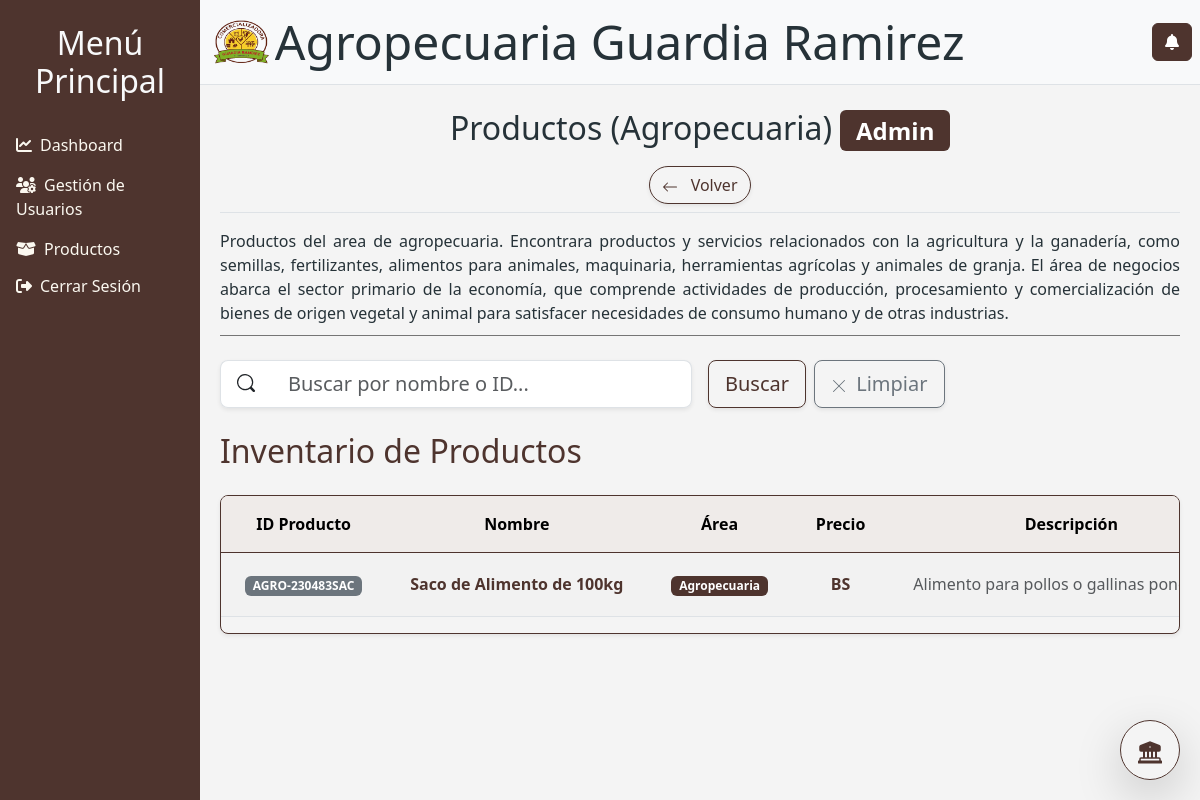
Screenshot of /productos/agropecuaria/ (signed in) with the database file from the repository.
### system/models.py (models this page shows, shortened)
class AreaAlmacen(models.Model):
    nombre = models.CharField(max_length=100, unique=True)
    prefijo_codigo = models.CharField(max_length=5, unique=True)
    definicion = models.TextField()

class Producto(models.Model):
    nombre = models.CharField(max_length=200)
    codigoBarras = models.CharField(max_length=100, unique=True, blank=True, null=True)
    codigoProducto = models.CharField(max_length=100, unique=True)
    descripcion = models.TextField(blank=True)
    etiquetas = models.ManyToManyField(Etiqueta, blank=True)
    area = models.ForeignKey(AreaAlmacen, on_delete=models.PROTECT) # Usar PROTECT para evitar borrar áreas con productos
    proveedor_principal = models.ForeignKey(Proveedor, on_delete=models.SET_NULL, null=True, blank=True)
    unidad_medida = models.ForeignKey(UnidadMedida, on_delete=models.PROTECT, default=1)
    precio_venta = models.DecimalField(max_digits=10, decimal_places=2, verbose_name="Precio Venta Público")
    costo_promedio_referencia = models.DecimalField(max_digits=10, decimal_places=4)
    stock_minimo = models.PositiveIntegerField(help_text="Nivel de stock para activar alerta de reorden.")
    foto_producto = models.ImageField(
        upload_to='products_pictures/',
        storage=fs,
        null=True,
        blank=True
    )

class configuraciones_admin(models.Model):
    tasa_cambio_cop = models.DecimalField(max_digits=10, decimal_places=4)
    tasa_cambio_bs = models.DecimalField(max_digits=10, decimal_places=4)
    mostrar_precios = models.CharField(max_length=10)

### core/models.py (models this page shows, shortened)
class Profile(models.Model):
    user = models.OneToOneField(User, on_delete=models.CASCADE)
    telefono = models.CharField(max_length=20, blank=True)
    nivel_usuario = models.CharField(choices=[("admin", "Admin"), ("usuario", "Usuario"), ("invitado", "Invitado")], blank=True)
    cargo = models.CharField(choices=[("gerente", "Gerente"), ("supervisor", "Supervisor"), ("empleado", "Empleado")], blank=True)
    salario = models.DecimalField(max_digits=10, decimal_places=2, null=True, blank=True)
    fecha_contratacion = models.DateField(null=True, blank=True)
    estado = models.CharField(choices=[("activo", "Activo"), ("inactivo", "Inactivo"), ("suspendido", "Suspendido")], blank=True)
    foto_perfil =  models.ImageField(
        upload_to='profiles_pictures/',
        storage=fs,
        null=True,
        blank=True
    )

### system/views.py (the view, shortened to what this page needs)
# urls.py: path('productos/<str:categoria>/', views.productosCategoria, name='productosCategoria'),
@login_required
def productosCategoria(request, categoria):
    configuraciones = configuraciones_admin.objects.all()
    configuracionStr = []
    for con in configuraciones:
        configuracionStr.append(con.tasa_cambio_bs)
        configuracionStr.append(con.mostrar_precios)
        configuracionStr.append(con.tasa_cambio_cop)
    search_query = request.GET.get('search', '')
    categoriaDB = AreaAlmacen.objects.get(nombre=categoria)
    try:
        productos_list = Producto.objects.filter(area=categoriaDB)
        productos_list = aplicar_conversion_precios(productos_list, configuracionStr)
    except Exception as e:
        print(f"Ocurrió un error inesperado: {e}")
        import traceback
        traceback.print_exc()
    return render(request, 'inventario/productos_categoria.html', {
        'categoria': categoriaDB,
        'productosList': productos_list,
        "configuracion": configuracionStr,
    })

### system/context_processors.py (called while the page is built)
def global_config(request):
    try:
        config_obj = configuraciones_admin.objects.first()
        if not config_obj:
            config_obj = configuraciones_admin.objects.create(
                tasa_cambio_cop=Decimal('3900.0000'),
                tasa_cambio_bs=Decimal('160.0000'),
                mostrar_precios='USD'
            )
        configuracionStr = [
            str(config_obj.tasa_cambio_bs),   # Factor 0: Tasa BS (usado en la vista)
            config_obj.mostrar_precios,       # Factor 1: Moneda de Display
            str(config_obj.tasa_cambio_cop)    # Factor 2: Tasa COP (usado en la vista)
        ]
    except Exception:
        config_obj = None
        configuracionStr = [None, 'USD', None]
    return {
        'configuracion_obj': config_obj,
        'configuracionStr': configuracionStr,
    }

### templates/inventario/productos_categoria.html (shortened to what this page needs)
{% extends 'dashboard/base_system.html' %}
{% load static %}
{% block extra_head %}
    <link rel="stylesheet" href="{% static 'styles/dashboard.css' %}">
{% endblock %}
{% block content %}
    <div class="content-header">
        <div class="d-flex flex-column justify-content-between align-items-center mb-3 border-bottom w-100">
            <h1 class="text-center">
                Productos ({{ categoria.nombre|capfirst }})
                <span class="badge bg-success text-white mb-1 badge-nivel">
                    {{ user.profile.nivel_usuario|capfirst }}
                </span>
            </h1>
            <a href="{% url 'productos' %}" class="btn btn-outline-success btn-outline-brown shadow-sm rounded-pill mb-2">
                <svg xmlns="http://www.w3.org/2000/svg" width="16" height="16" fill="currentColor" class="bi bi-arrow-left me-2" viewBox="0 0 16 16">
                    <path fill-rule="evenodd" d="M15 8a.5.5 0 0 0-.5-.5H2.707l3.147-3.146a.5.5 0 1 0-.708-.708l-4 4a.5.5 0 0 0 0 .708l4 4a.5.5 0 0 0 .708-.708L2.707 8.5H14.5A.5.5 0 0 0 15 8z"/>
                </svg>
                Volver
            </a>
        </div>
        <p style="text-align: justify;">Productos del area de {{categoria.nombre}}. {{categoria.definicion}}</p>
    </div>
    <div class="filters my-4">
        <form method="get" class="row g-3 align-items-end">
            <div class="col-6 col-md-6">
                <div class="input-group input-group-lg shadow-sm rounded-3">
                    <span class="input-group-text bg-white border-end-0">
                    </span>
                    <input type="text" class="form-control border-start-0" id="search-input" name="search" placeholder="Buscar por nombre o ID..." value="{{ request.GET.search }}">
                </div>
            </div>
            <div class="col-6 col-md-6 d-flex gap-2">
                <button type="submit" class="btn btn-outline-success btn-outline-brown btn-lg shadow-sm">
                    Buscar
                </button>
                <a href="{% url 'productosCategoria' categoria.nombre %}" class="btn btn-outline-secondary btn-lg shadow-sm">
                    <span class="d-none d-sm-inline ms-1">Limpiar</span>
                </a>
            </div>
        </form>
    </div>
    <div class="w-100">
        <h2 class="mb-4 text-success text-brown">Inventario de Productos</h2>
        <div class="overflow-x-auto rounded-3 shadow-sm border border-success border-brown">
            <table class="table table-striped table-hover align-middle">
                <thead class="table-success table-brown text-white text-center text-nowrap">
                    <tr>
                        <th scope="col" class="py-3 px-4">ID Producto</th>
                        <th scope="col" class="py-3 px-4">Nombre</th>
                        <th scope="col" class="py-3 px-4">Área</th>
                        <th scope="col" class="py-3 px-4">Precio</th>
                        <th scope="col" class="py-3 px-4">Descripción</th>
                    </tr>
                </thead>
                <tbody class="text-center text-nowrap">
                    {% for producto in productosList %}
                    <tr>
                        <th scope="row" class="py-3 px-4">
                            <span class="badge bg-secondary">{{ producto.area.prefijo_codigo }}-{{ producto.codigoProducto }}</span>
                        </th>
                        <td class="py-3 px-4">
                            <strong class="text-success text-brown">{{ producto.nombre }}</strong>
                        </td>
                        <td class="py-3 px-4">
                            <span class="badge bg-success bg-brown text-white">{{ producto.area.nombre|capfirst }}</span>
                        </td>
                        <td class="py-3 px-4">
                            <span class="fw-bold text-success text-brown">{{ producto.precio_display|floatformat:2 }} {{ configuracion.1 }}</span>
                        </td>
                        <td class="py-3 px-4 text-muted">
                            {{ producto.descripcion|truncatechars:100 }}
                        </td>
                    </tr>
                    {% empty %}
                    <tr>
                        <td colspan="6" class="text-center text-danger py-4">
                            ¡No se encontraron productos en el inventario!
                        </td>
                    </tr>
                    {% endfor %}
                </tbody>
            </table>
        </div>
    </div>
{% endblock %}

### static/styles/system.css (style rules this page uses)
:root { --deep-blue: #263238; --pure-white: #FFFFFF; --primary-green: #689F38; --bright-yellow: #FBC02D; --dark-brown: #4E342E; --accent-red: #E53935; --soft-beige: #FBF8F0; --light-beige: #F8F4E3; --light-gray: #f4f4f4; --text-color: #263238; }
html, body { height: 100%; margin: 0; padding: 0; }
body { background-color: var(--light-gray); font-family: 'Segoe UI', Tahoma, Geneva, Verdana, sans-serif; color: var(--text-color); }
@media (min-width: 768px) { .text-brown { color: var(--dark-brown) !important; } }
@media (min-width: 768px) { .table-brown { --bs-table-bg: #EFEBE9; --bs-table-striped-bg: #D7CCC8; --bs-table-striped-color: #4E342E; --bs-table-active-bg: #BCAAA4; --bs-table-hover-bg: #BCAAA4; --bs-table-hover-color: #4E342E; color: #4E342E; border-color: #4E342E; } }
@media (min-width: 768px) { .border-brown { border-color: var(--dark-brown) !important; } }
@media (min-width: 768px) { .btn-outline-brown { --bs-btn-color: #4E342E; --bs-btn-border-color: #4E342E; --bs-btn-hover-color: #fff; --bs-btn-hover-bg: #4E342E; --bs-btn-hover-border-color: #4E342E; --bs-btn-active-color: #fff; --bs-btn-active-bg: #4E342E; --bs-btn-active-border-color: #4E342E; --bs-btn-disabled-color: #4E342E; --bs-btn-disabled-border-color: #4E342E; } }
@media (min-width: 768px) { .badge-nivel { background-color: var(--dark-brown) !important; } }
@media (min-width: 768px) { .bg-brown { background-color: var(--dark-brown) !important; } }

### static/styles/dashboard.css (style rules this page uses)
:root { --azul-marino: #263238; --verde-principal: #689F38; --amarillo-brillante: #FBC02D; --marron-oscuro: #4E342E; --rojo-acento: #E53935; --blanco-puro: #FFFFFF; --beige-suave: #FBF8F0; --gris-medio: #757575; }

### rows the page displays
AreaAlmacen: nombre "Agropecuaria", nombre "agropecuaria", definicion "Encontrara productos y servicios relacionados con la agricultura y la ganadería, como semillas, fertilizantes, alimentos para animales, maquinaria, herramientas agrícolas y animales de granja. El área de negocios abarca el sector primario de la economía, que comprende actividades de producción, procesamiento y comercialización de bienes de origen vegetal y animal para satisfacer necesidades de consumo humano y de otras industrias."
Producto: area.prefijo_codigo "AGRO", codigoProducto "230483SAC", nombre "Saco de Alimento de 100kg", area.nombre "Agropecuaria", descripcion "Alimento para pollos o gallinas…"
configuraciones_admin: mostrar_precios "BS"

### other values shown
{{ user.profile.nivel_usuario|capfirst }} "Admin"
